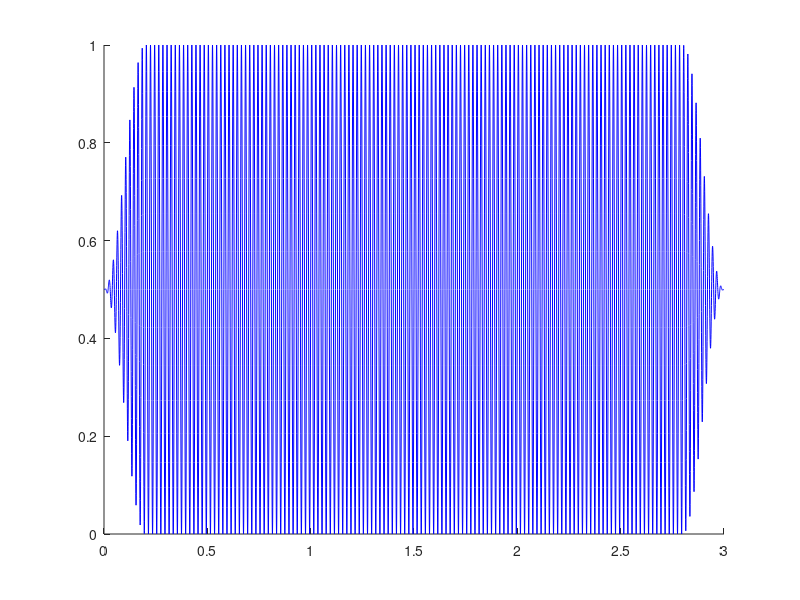
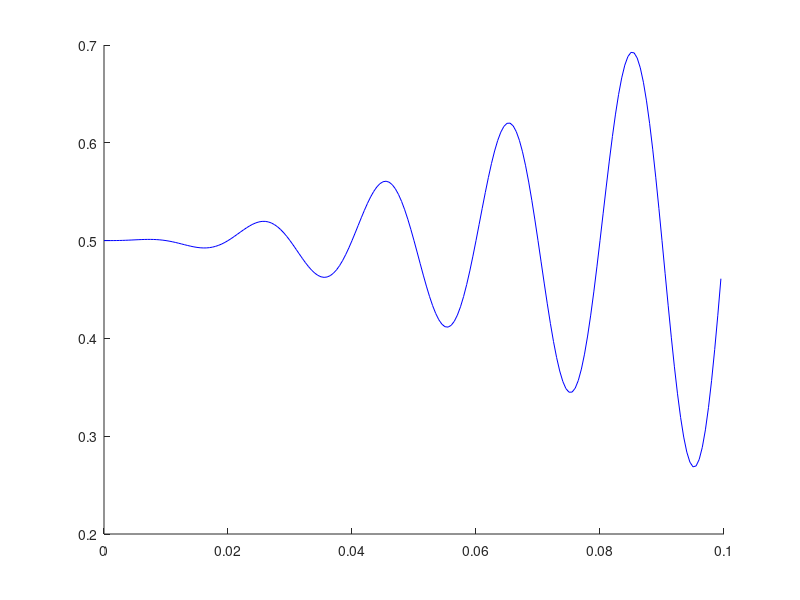

Write the MATLAB code that produced these figures, in order. (Note: this script raises an error after producing the figures.)
function Arduino


%% Define variables
FunctionLetter  = 'f';
Ch1Freq         = 50;
Ch1Ph           = 0; % 0to1,(0-2pi)
Ch1Amp          = 1; % 0to1
Ch1Mean         = 0.5; % currently Mean value should be 0.5, otherwise stimuli don't have harmonic function.

Duration        = 3; % sec / Stimulus duration 
WinFDur         = 0.2;  % sec / Window function duraion for start and end of stimuli (half of Cosine window)

Ch123sameFlag   = true;

if Ch123sameFlag == true;
    Ch2Freq         = Ch1Freq;
    Ch2Ph           = Ch1Ph;
    Ch2Amp          = Ch1Amp;
    Ch2Mean         = Ch1Mean;
    Ch3Freq         = Ch1Freq;
    Ch3Ph           = Ch1Ph;
    Ch3Amp          = Ch1Amp;
    Ch3Mean         = Ch1Mean;
else
    if ~exist('Ch2Freq','var')
        Ch2Freq         = 10;
        Ch2Ph           = 1 / 3;
        Ch2Amp          = 1;
        Ch2Mean         = 0.5;
    end
    if ~exist('Ch3Freq','var')
        Ch3Freq         = 10;
        Ch3Ph           = 2 / 3;
        Ch3Amp          = 1;
        Ch3Mean         = 0.5;
    end
end

 Command = sprintf('%s,%g,%g,%g,%g,%g,%g,%g,%g,%g,%g;'...
    ,FunctionLetter,Ch1Freq,Ch1Ph,Ch1Amp,Ch1Mean...
    ,Ch2Freq,Ch2Ph,Ch2Amp,Ch2Mean...
    ,Duration,WinFDur);


%% Comfirm Stimuli
SampRatio = 2000;

if Ch1Freq < 10
    OneSec = 1:(SampRatio+1);
elseif Ch1Freq >= 10
    OneSec = 1:(SampRatio+1) / 10;
end

NumTime1 = 0 : Duration * SampRatio;
ph1 = 2*pi .* NumTime1 * Ch1Freq  / SampRatio + 2*pi*Ch1Ph;
tmp     = sin(ph1) ./ 2;

% Cosine window function
if WinFDur > 0
    NumAtten = round(SampRatio * WinFDur);
    windFunc = 0.5 * cos([pi:pi/(NumAtten-1):2*pi]) + 0.5;
    tmp(1:NumAtten) = tmp(1:NumAtten) .* windFunc;
    tmp(end-NumAtten+1:end) = tmp(end-NumAtten+1:end) .* fliplr(windFunc); 
end

Amp1 = tmp .* Ch1Amp + Ch1Mean;

% draw channel2 signal
figure(1); hold on
Time1 = 0:1/SampRatio:Duration;
plot(Time1, Amp1,'b'); 

figure(2); hold on
plot(Time1(OneSec), Amp1(OneSec),'b')

if Ch123sameFlag == false;
    % channel 2
    NumTime2 = 0 : Duration * SampRatio;
    ph2 = 2*pi .* NumTime2 * Ch2Freq / SampRatio + 2*pi*Ch2Ph;
    tmp     = sin(ph2) ./ 2;
    
    % Cosine window function
        if WinFDur > 0
            tmp(1:NumAtten) = tmp(1:NumAtten) .* windFunc;
            tmp(end-NumAtten+1:end) = tmp(end-NumAtten+1:end) .* fliplr(windFunc); 
        end
        
    Amp2 = tmp .* Ch2Amp + Ch2Mean;
    Time2 = 0:1/SampRatio:Duration;
    
    % draw channel2 signal
    figure(1);plot(Time2, Amp2,'r'); 
    figure(2);plot(Time2(OneSec), Amp2(OneSec),'r')
    
    % channel 3
    NumTime3 = 0 : Duration * SampRatio;
    ph3 = 2*pi .* NumTime3 * Ch3Freq / SampRatio + 2*pi*Ch3Ph;
    tmp     = sin(ph3) ./ 2;
    
    % Cosine window function
        if WinFDur > 0
            tmp(1:NumAtten) = tmp(1:NumAtten) .* windFunc;
            tmp(end-NumAtten+1:end) = tmp(end-NumAtten+1:end) .* fliplr(windFunc); 
        end
        
    Amp3 = tmp .* Ch3Amp + Ch3Mean;
    Time3 = 0:1/SampRatio:Duration;
    
    % draw channel3 signal
    figure(1);plot(Time3, Amp3,'g'); 
    figure(2);plot(Time3(OneSec), Amp3(OneSec),'g')
    
end

%% Run Arduino

% get serial variable
s1 = serial('/dev/tty.usbserial-A900ae4s','BaudRate',57600);

% open the serial port
fopen(s1);

% run the stimuli
fprintf(s1, Command)

% close the serial port
fclose(s1);
% memo for debugging
% tmp = fgetl(s1);% you can get some information in the device (Ardino)
% !sudo dmesg ; % you can check whether the Mac has usbserial port or not.
% !ls /dev/tty*; % you can check whether the Mac has usbserial port or not.